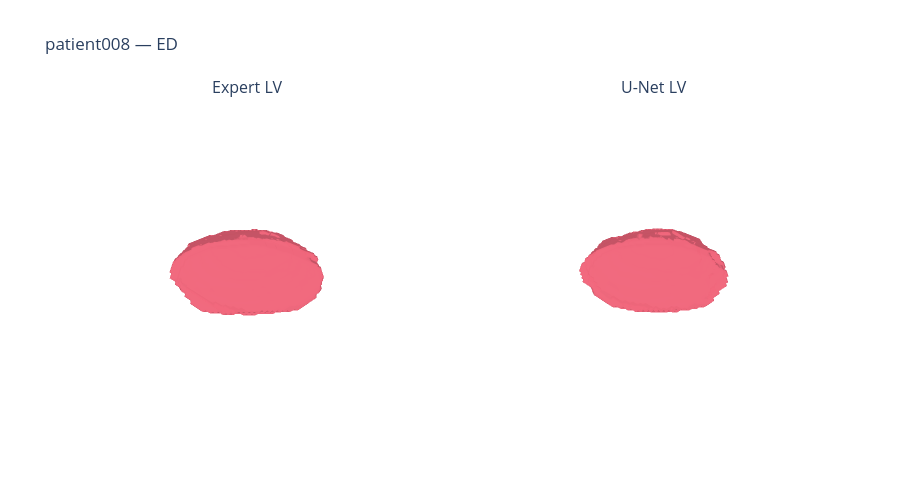

The notebook cell saved with this chart:
### Markdown cell above
## 12. Expert vs model 3D LV reconstruction
Uses the same marching-cubes idea as NB1. Both meshes share coordinates, center,
camera, and physical axis ranges; a missing model LV is shown as missing. These
are surfaces of segmentation masks, not a reconstruction of the entire heart.

### Code cell
import plotly.graph_objects as go
from plotly.subplots import make_subplots
from skimage.measure import marching_cubes

fig3d = make_subplots(rows=1, cols=2, specs=[[{'type': 'scene'}, {'type': 'scene'}]],
                      subplot_titles=['Expert LV', 'U-Net LV'])
mesh_list = []
for mask in [demo_reference, demo_prediction]:
    binary = mask == 3
    if not binary.any():
        mesh_list.append(None)
        continue
    vertices, faces, _, _ = marching_cubes(np.pad(binary, 1).astype(np.uint8), level=0.5)
    vertices = nib.affines.apply_affine(demo_nii.affine, vertices-1)
    mesh_list.append((vertices, faces))
valid = [m[0] for m in mesh_list if m is not None]
if valid:
    points = np.vstack(valid)
    center = (points.min(0)+points.max(0))/2
    limit = float(np.max(np.abs(points-center))*1.1)
    for col, mesh in enumerate(mesh_list, 1):
        if mesh is None:
            print(['Expert', 'Model'][col-1], 'LV is missing.')
            continue
        v, f = mesh; v = v-center
        fig3d.add_trace(go.Mesh3d(x=v[:, 0], y=v[:, 1], z=v[:, 2],
                                 i=f[:, 0], j=f[:, 1], k=f[:, 2],
                                 color='#ef657a', opacity=0.9), row=1, col=col)
    fig3d.update_scenes(aspectmode='cube',
        **{f'{a}axis': {'range': [-limit, limit], 'visible': False} for a in 'xyz'},
        camera={'eye': {'x': 1.4, 'y': 1.4, 'z': 1.1}})
    fig3d.update_layout(height=500, showlegend=False, title=f'{DEMO_PATIENT} — {DEMO_PHASE}')
    fig3d.show()
    fig3d.write_html(EVAL_DIR / 'validation' / f'{DEMO_PATIENT}_{DEMO_PHASE}_3d.html')

### Figure 1 — Plotly figure (JSON) as saved in the notebook; plotly's stock layout.template omitted (floating-point values rounded to 4 significant figures; data arrays with more than 128 entries replaced by an {"elided": "..."} marker saying what was removed)
{"data": [{"color": "#ef657a", "i": {"elided": "10360 int values"}, "j": {"elided": "10360 int values"}, "k": {"elided": "10360 int values"}, "opacity": 0.9, "scene": "scene", "type": "mesh3d", "x": {"elided": "5182 float values"}, "y": {"elided": "5182 float values"}, "z": {"elided": "5182 float values"}}, {"color": "#ef657a", "i": {"elided": "10052 int values"}, "j": {"elided": "10052 int values"}, "k": {"elided": "10052 int values"}, "opacity": 0.9, "scene": "scene2", "type": "mesh3d", "x": {"elided": "5028 float values"}, "y": {"elided": "5028 float values"}, "z": {"elided": "5028 float values"}}], "layout": {"annotations": [{"font": {"size": 16}, "showarrow": false, "text": "Expert LV", "x": 0.225, "xanchor": "center", "xref": "paper", "y": 1, "yanchor": "bottom", "yref": "paper"}, {"font": {"size": 16}, "showarrow": false, "text": "U-Net LV", "x": 0.775, "xanchor": "center", "xref": "paper", "y": 1, "yanchor": "bottom", "yref": "paper"}], "height": 500, "scene": {"aspectmode": "cube", "camera": {"eye": {"x": 1.4, "y": 1.4, "z": 1.1}}, "domain": {"x": [0, 0.45], "y": [0, 1]}, "xaxis": {"range": [-26.95, 26.95], "visible": false}, "yaxis": {"range": [-26.95, 26.95], "visible": false}, "zaxis": {"range": [-26.95, 26.95], "visible": false}}, "scene2": {"aspectmode": "cube", "camera": {"eye": {"x": 1.4, "y": 1.4, "z": 1.1}}, "domain": {"x": [0.55, 1], "y": [0, 1]}, "xaxis": {"range": [-26.95, 26.95], "visible": false}, "yaxis": {"range": [-26.95, 26.95], "visible": false}, "zaxis": {"range": [-26.95, 26.95], "visible": false}}, "showlegend": false, "title": {"text": "patient008 — ED"}}}
